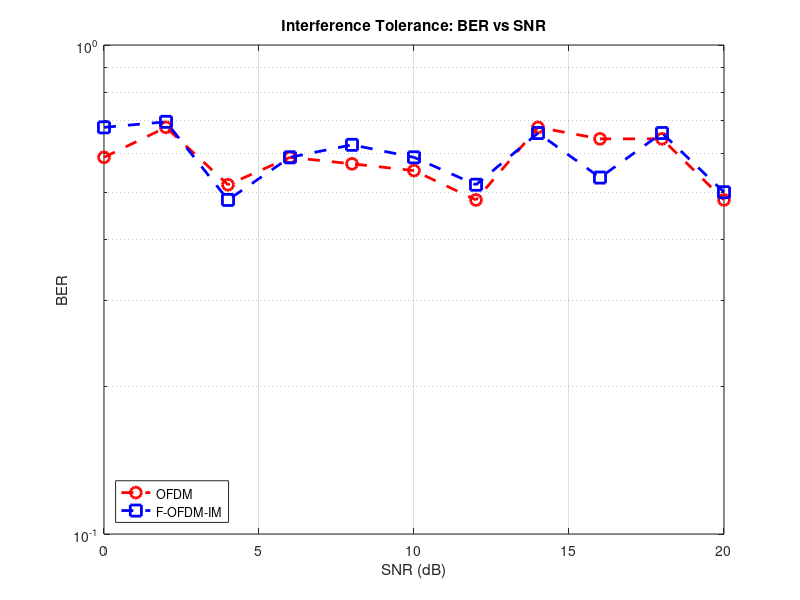

The MATLAB source for this figure:
clc; clear; close all;

% Simulation Parameters
N = 64; % Number of subcarriers
M = 4; % QPSK Modulation
numSymbols = 10000; % Number of symbols
SNR_dB = 0:2:20; % Reduced SNR range for better testing
ACI_power_dB = -10; % Decreased ACI power for testing (Lower interference)

% Generate random data
data = randi([0 M-1], numSymbols, 1);

% QPSK Modulation
modulatedSymbols = pskmod(data, M, pi/M);

% Allocate subcarriers for OFDM-IM with reduced guard bands
guard_band_size = 2; % Reduced guard band size for testing
active_indices = [guard_band_size+1:N/2-guard_band_size, N/2+guard_band_size+1:N-guard_band_size]; % Updated active indices

% Ensure modulatedSymbols match the size of active_indices
numActiveSymbols = length(active_indices); % Number of symbols to modulate
modulatedSymbols = modulatedSymbols(1:numActiveSymbols); % Adjust modulated symbols to match

% Initialize OFDM symbols
ofdm_symbols = zeros(N, 1);

% Assign the modulated symbols to active subcarriers
ofdm_symbols(active_indices) = modulatedSymbols; 

% Perform IFFT
ofdm_time = ifft(ofdm_symbols, N);

% Apply 48th order FIR filter with cutoff at 0.45*fs (Removed for now, for testing)
% Uncomment the following line for filtering if needed later
% filter_coeff = fir1(48, 0.45); % 48th order FIR filter with cutoff at 0.45*fs
% f_ofdm_time = filter(filter_coeff, 1, ofdm_time); % Filter the OFDM signal

% For testing, skip the FIR filter and use the original OFDM signal
f_ofdm_time = ofdm_time; % Skip filtering for testing

% Preallocate BER arrays
ber_ofdm = zeros(1, length(SNR_dB));
ber_f_ofdm = zeros(1, length(SNR_dB));

% Add Interference & Noise for Each SNR
for i = 1:length(SNR_dB)
    % Generate Adjacent Channel Interference (ACI)
    ACI_signal = sqrt(10^(ACI_power_dB/10)) * (randn(N,1) + 1j*randn(N,1))/sqrt(2);

    % Add AWGN noise at specific SNR levels
    received_signal_ofdm = awgn(ofdm_time + ACI_signal, SNR_dB(i), 'measured');
    received_signal_f_ofdm = awgn(f_ofdm_time + ACI_signal, SNR_dB(i), 'measured');

    % Perform FFT
    received_freq_ofdm = fft(received_signal_ofdm, N);
    received_freq_f_ofdm = fft(received_signal_f_ofdm, N);

    % Demodulation
    demod_ofdm = pskdemod(received_freq_ofdm(active_indices), M, pi/M);
    demod_f_ofdm = pskdemod(received_freq_f_ofdm(active_indices), M, pi/M);

    % Compute BER
    ber_ofdm(i) = sum(demod_ofdm ~= data(1:numActiveSymbols)) / length(demod_ofdm);
    ber_f_ofdm(i) = sum(demod_f_ofdm ~= data(1:numActiveSymbols)) / length(demod_f_ofdm);
end

% Plot BER vs SNR
figure;
semilogy(SNR_dB, ber_ofdm, 'ro--', 'LineWidth', 2, 'MarkerSize', 8); hold on;
semilogy(SNR_dB, ber_f_ofdm, 'bs--', 'LineWidth', 2, 'MarkerSize', 8);
grid on;
xlabel('SNR (dB)');
ylabel('BER');
title('Interference Tolerance: BER vs SNR');
legend('OFDM', 'F-OFDM-IM', 'Location', 'SouthWest');
